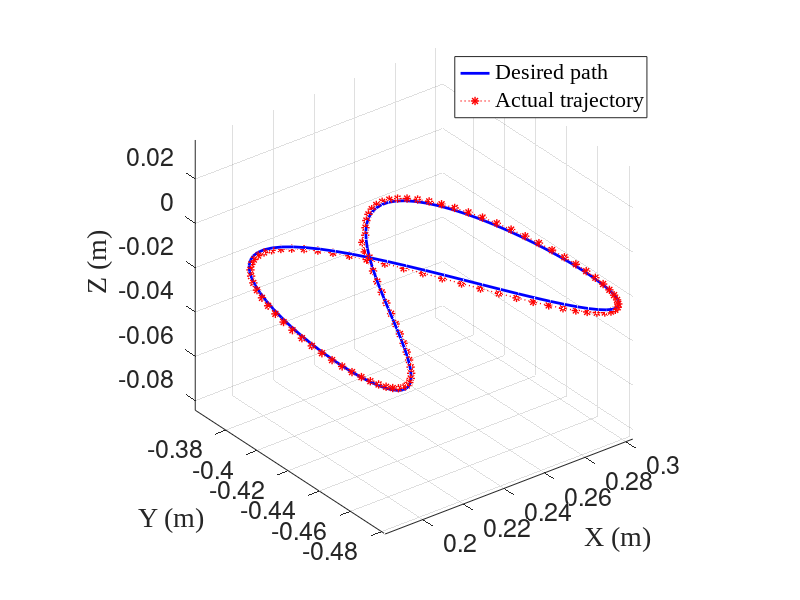
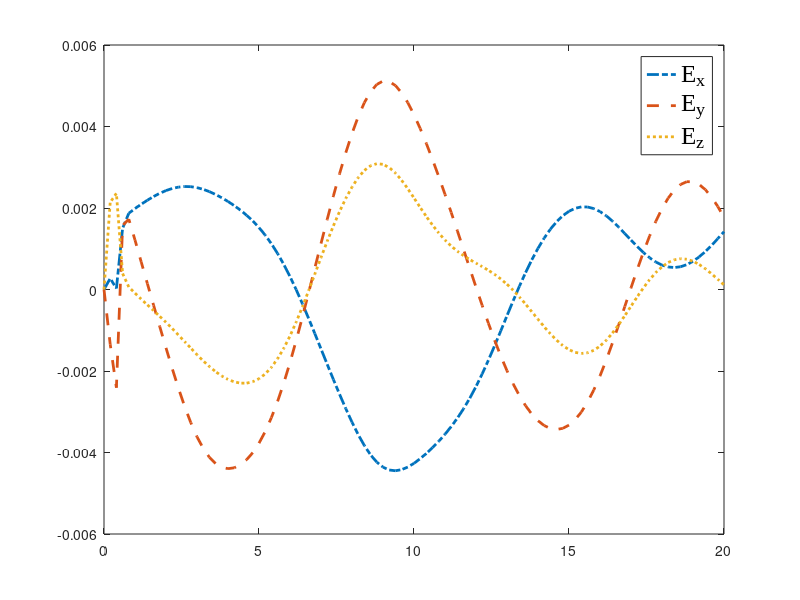

Reproduce these figures in MATLAB, in order. (Note: this script raises an error after producing the figures.)
clear;
format long;
load data/INITdata10.mat;
addpath('functions');

steps = Td/tau+1;
interval = round(steps/100);


% Desired path and acutal trajectory
figure;
plot3(rd(1,1:interval:steps), rd(2,1:interval:steps), rd(3,1:interval:steps), 'b','linewidth', 2);grid on;
hold on;
plot3(ra(1,1:interval:steps), ra(2,1:interval:steps), ra(3,1:interval:steps), 'r:*','linewidth', 1);
hold off;
axis equal
legend('Desired path', 'Actual trajectory', 'best', 'FontName', 'times new Roman', 'fontsize', 18);
set(gca,'FontSize', 18);
xlabel('X (m)', 'FontName', 'times new Roman','fontsize',20);
ylabel('Y (m)', 'FontName', 'times new Roman','fontsize',20);
zlabel('Z (m)', 'FontName', 'times new Roman','fontsize',20);

% The changes of errors
Error = rd - ra;
figure;
Te = 0:tau:Td;
plot(Te(1:interval:steps),Error(1,1:interval:steps)','-.','linewidth', 2);
hold on;
plot(Te(1:interval:steps),Error(2,1:interval:steps)','--','linewidth', 2);
plot(Te(1:interval:steps),Error(3,1:interval:steps)',':','linewidth', 2);
legend('E_x','E_y','E_z','Location','best', 'FontName', 'times new Roman','fontsize',18);
RMSE = round(sqrt(sum(Error(1,:).^2 + Error(2,:).^2 + Error(3,:).^2)/steps), 8);
annotation = strcat('RMSE=',mat2str(RMSE),' m');
text(2, 0.23, annotation, 'fontsize', 18,'FontName', 'times new Roman');
hold off;
set(gca,'FontSize',18);
xlabel('Time (s)', 'FontName', 'times new Roman','fontsize',20);
ylabel('Error (m)', 'FontName', 'times new Roman','fontsize',20);

% The changes of joint angles
figure;
plot(Te(1:interval:steps), theta(1,1:interval:steps), 'r-', 'linewidth', 2);%grid on;
hold on;
plot(Te(1:interval:steps), theta(2,1:interval:steps), 'b--', 'linewidth', 2);
plot(Te(1:interval:steps), theta(3,1:interval:steps), 'g:', 'linewidth', 2);
plot(Te(1:interval:steps), theta(4,1:interval:steps), 'c-', 'linewidth', 2);
plot(Te(1:interval:steps), theta(5,1:interval:steps), 'm--', 'linewidth', 2);
plot(Te(1:interval:steps), theta(6,1:interval:steps), 'y:', 'linewidth', 2);
hold off;
set(gca,'FontSize',18);
xlabel('Time (s)', 'FontName', 'times new Roman','fontsize',20);
ylabel('Joint angle (rad)', 'FontName', 'times new Roman','fontsize',20);
legend('$\theta_1$', '$\theta_2$', '$\theta_3$','$\theta_4$', '$\theta_5$', '$\theta_6$','interpreter','latex', 'FontName', 'times new Roman','fontsize',18);

% The velocity of joint angles
figure;
plot(Te(1:interval:steps-1), dTheta(1,1:interval:steps-1), 'r-', 'linewidth', 2);%grid on;
hold on;
plot(Te(1:interval:steps-1), dTheta(2,1:interval:steps-1), 'b--', 'linewidth', 2);
plot(Te(1:interval:steps-1), dTheta(3,1:interval:steps-1), 'g:', 'linewidth', 2);
plot(Te(1:interval:steps-1), dTheta(4,1:interval:steps-1), 'c-', 'linewidth', 2);
plot(Te(1:interval:steps-1), dTheta(5,1:interval:steps-1), 'm--', 'linewidth', 2);
plot(Te(1:interval:steps-1), dTheta(6,1:interval:steps-1), 'y:', 'linewidth', 2);
hold off;
set(gca,'FontSize',18);
xlabel('Time (s)', 'FontName', 'times new Roman','fontsize',20);
ylabel('Joint velocity (rad/s)', 'FontName', 'times new Roman','fontsize',20);
legend('$\dot{\theta}_1$', '$\dot{\theta}_2$', '$\dot{\theta}_3$','$\dot{\theta}_4$', '$\dot{\theta}_5$', '$\dot{\theta}_6$','interpreter','latex', 'FontName', 'times new Roman','fontsize',18);

% 二范数
L2Error = sqrt(Error(1,:).^2+Error(2,:).^2+Error(3,:).^2);
figure;
plot(Te, L2Error, 'g-', 'linewidth', 2);

% set(gca,'YLim',[0,0.5]);%X轴的数据显示范围
xlabel('Times (s)', 'FontName', 'times new Roman','fontsize',20);
ylabel('||e(t)||_2 (m)', 'FontName', 'times new Roman','fontsize',20);

% Transformation from DH algorithm to robot physical angles
thetas = [-theta(1,:); theta(2,:)+pi/2; theta(3,:)-pi/2; theta(4,:); theta(5,:)+pi; theta(6,:)-pi/2];

save data/runData thetas;
